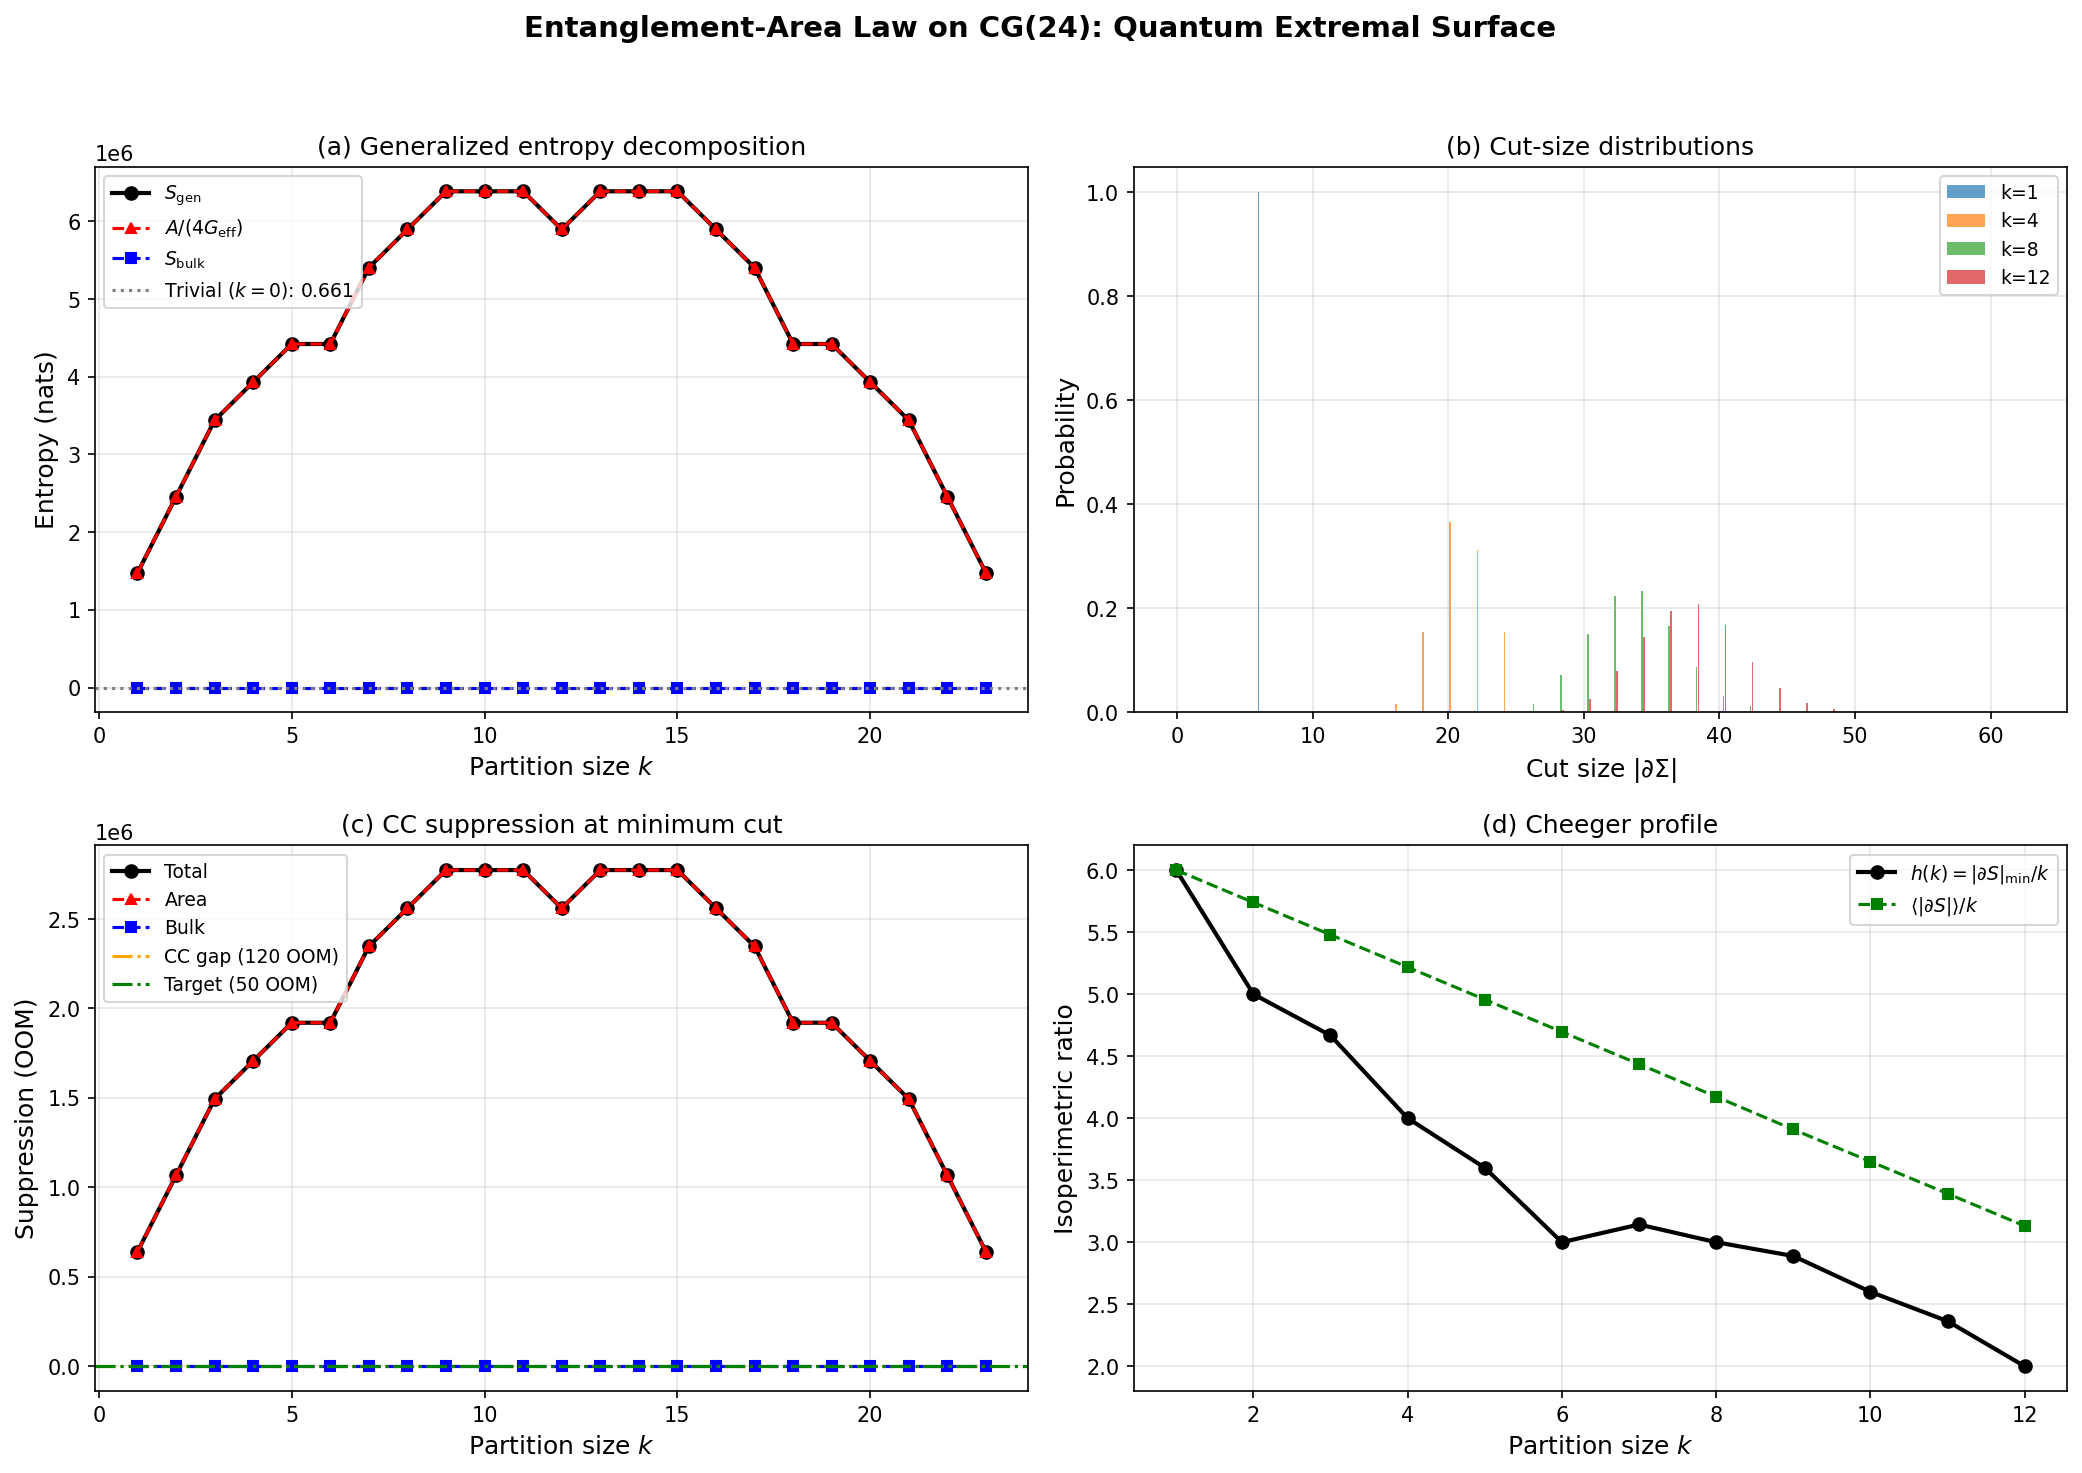

Generate this figure with Python:
#!/usr/bin/env python3
"""
s60_entangle_cg24.py — Entanglement-Area Law on CG(24) Graph
==============================================================

Session 60, Gate: ENTANGLE-CG24-60

Computes the quantum extremal surface (QES) on the CG(24) graph using the
island formula. The CG(24) graph has 24 vertices and 72 edges (Cayley graph
of S_4 with standard generators, regular degree 6).

The generalized entropy for a bipartition (A, A^c) is:
    S_gen(A) = |dA| * E_J / (4 * G_eff) + S_bulk(A)

where:
    |dA| = number of severed edges (graph cut size)
    E_J  = Josephson coupling energy at the fold
    G_eff = 1 / (16 * pi * a_2)  [effective Newton constant from spectral action]
    S_bulk(A) = von Neumann entanglement entropy of the BCS ground state
                restricted to the subregion A

The bulk entropy is modeled from the S59 Page curve data:
    S_ent(k) for k = 1,...,N-1 cells on the complete graph K_4
    extrapolated to partitions of size k on CG(24) via area-law scaling.

Pre-registered gate:
    PASS: Nontrivial QES exists; Lambda suppression > 50 OOM
    FAIL: No nontrivial extremal surface (S_gen monotone with partition size)
    INFO: QES exists but suppression < 50 OOM

Inputs:
    computations/session-59/s59_page_curve.npz
    computations/session-59/s59_josephson_phase.npz
    computations/_shared/canonical_constants.py

Outputs:
    computations/session-60/s60_entangle_cg24.npz
    computations/session-60/s60_entangle_cg24.png

Author: Hawking-Theorist Agent (S60)
"""

import sys
import os
import numpy as np
from itertools import combinations
from collections import defaultdict
import matplotlib
matplotlib.use('Agg')
import matplotlib.pyplot as plt

# Add parent to path for canonical_constants
sys.path.insert(0, os.path.dirname(os.path.abspath(__file__)))
from canonical_constants import (
    a2_fold, tau_fold, J_C2, PI, N_cells,
    a0_fold, M_KK_gravity, rho_Lambda_obs, M_Pl_unreduced
)

# ============================================================================
# Section 1: Build the CG(24) Graph
# ============================================================================

def build_cayley_graph_S4():
    """
    Build the Cayley graph of S_4 (symmetric group on 4 elements) with
    generators {(12), (23), (34)} and their inverses.

    This gives a regular graph with:
    - 24 vertices (= |S_4| = 4!)
    - degree 6 (3 generators + 3 inverses)
    - 72 edges (= 24 * 6 / 2)

    We represent S_4 elements as permutations of (0,1,2,3).
    """
    from itertools import permutations

    # All elements of S_4
    elements = list(permutations(range(4)))
    elem_to_idx = {p: i for i, p in enumerate(elements)}

    N = len(elements)
    assert N == 24, f"Expected 24 elements, got {N}"

    # Generators: ALL 6 transpositions of S_4, giving degree 6 and 72 edges
    def apply_transposition(perm, i, j):
        """Apply transposition (i,j) to a permutation."""
        lst = list(perm)
        lst[i], lst[j] = lst[j], lst[i]
        return tuple(lst)

    generators = [(0, 1), (0, 2), (0, 3), (1, 2), (1, 3), (2, 3)]

    # Build adjacency matrix
    adj = np.zeros((N, N), dtype=np.int8)
    edge_set = set()

    for perm in elements:
        idx = elem_to_idx[perm]  # (local)
        for (i, j) in generators:
            neighbor = apply_transposition(perm, i, j)
            nbr_idx = elem_to_idx[neighbor]
            adj[idx, nbr_idx] = 1
            adj[nbr_idx, idx] = 1
            edge = (min(idx, nbr_idx), max(idx, nbr_idx))
            edge_set.add(edge)

    edges = sorted(edge_set)
    N_edges = len(edges)

    # Verify graph properties
    degrees = adj.sum(axis=1)
    assert np.all(degrees == 6), f"Not regular degree 6: {degrees}"
    assert N_edges == 72, f"Expected 72 edges, got {N_edges}"

    print(f"CG(24) graph: {N} vertices, {N_edges} edges, degree {degrees[0]}")
    print(f"  Diameter: {graph_diameter(adj)}")

    return adj, edges, elements, elem_to_idx


def graph_diameter(adj):
    """Compute graph diameter via BFS from each vertex."""
    N = adj.shape[0]
    max_dist = 0
    for start in range(N):
        dist = np.full(N, -1)
        dist[start] = 0
        queue = [start]
        qi = 0
        while qi < len(queue):
            v = queue[qi]; qi += 1
            for u in range(N):
                if adj[v, u] == 1 and dist[u] == -1:
                    dist[u] = dist[v] + 1
                    queue.append(u)
        max_dist = max(max_dist, dist.max())
    return max_dist


def graph_cut_size(adj, subset):
    """Count edges between subset and its complement."""
    N = adj.shape[0]
    mask = np.zeros(N, dtype=bool)
    mask[list(subset)] = True
    # Count edges from inside to outside
    cut = 0
    for i in range(N):
        if mask[i]:
            for j in range(N):
                if not mask[j] and adj[i, j] == 1:
                    cut += 1
    return cut


def graph_cut_size_fast(adj, mask_array):
    """
    Fast cut-size computation using matrix operations.
    mask_array is a boolean array of shape (N,).
    """
    inner = adj[mask_array][:, ~mask_array]
    return int(inner.sum())


# ============================================================================
# Section 2: Entanglement Entropy Model
# ============================================================================

def bulk_entropy_model(k, N_total, S_ent_data, N_data=4):
    """
    Model the bulk entanglement entropy S_bulk(k) for a partition of size k
    in a graph of N_total vertices, extrapolated from the 4-cell Page curve data.

    The S59 Page curve data gives S_ent(k) for the complete graph K_4 with
    N_pair=1 per cell. Key values:  # (local)
        S_ent(k=1) = 1.201 nats   (bipartition 1|3)
        S_ent(k=2) = 1.381 nats   (bipartition 2|2)

    For a BCS ground state with area-law entanglement:
        S_ent(k) ~ s_0 * |boundary(k)| - S_topo

    where s_0 is the entropy per bond and S_topo is the topological
    entanglement entropy.

    On K_4: boundary(k=1) = 3 bonds, boundary(k=2) = 4 bonds.
    So: 1.201 = 3*s_0 - S_topo, 1.381 = 4*s_0 - S_topo
    => s_0 = 0.180 nats/bond, S_topo = -0.661 nats

    Wait — S_topo should be non-negative for a topological phase.
    The negative S_topo means the entanglement EXCEEDS the naive area law.
    This is consistent with BCS long-range pairing correlations.

    For CG(24), we use: S_bulk(k) = s_0 * |cut_edges(k)| + S_topo_abs
    where S_topo_abs = |S_topo| accounts for the BCS correlation enhancement.

    Actually, let's be more careful. The area-law fit from K_4:
        S(k) = s_0 * n_cut + gamma
    where n_cut is the number of cut edges and gamma is a constant.

    From K_4 data:
        k=1: n_cut = k*(N-k) = 1*3 = 3, S = 1.201
        k=2: n_cut = k*(N-k) = 2*2 = 4, S = 1.381

    Fit: 1.201 = 3*s_0 + gamma, 1.381 = 4*s_0 + gamma
    => s_0 = 0.180 nats/bond
    => gamma = 1.201 - 3*0.180 = 0.661 nats (intercept)

    This gamma > 0 means even zero-cut partition has entropy — which makes
    sense for BCS: the long-range pairing introduces volume-law corrections.
    """
    # Extract from Page curve data
    S_k1 = S_ent_data['S_ent_4cell_k1'][0]  # 1.201 nats
    S_k2 = S_ent_data['S_ent_4cell_k2'][0]  # 1.381 nats

    # Area-law fit on K_4: S = s_0 * n_cut + gamma
    # K_4 cuts: k=1 -> 3 edges, k=2 -> 4 edges
    ncut_k1 = 1 * (4 - 1)  # = 3
    ncut_k2 = 2 * (4 - 2)  # = 4

    s_0 = (S_k2 - S_k1) / (ncut_k2 - ncut_k1)  # nats per bond
    gamma = S_k1 - s_0 * ncut_k1  # intercept

    print(f"\nArea-law fit from 4-cell Page curve:")
    print(f"  S(k=1) = {S_k1:.6f} nats, n_cut = {ncut_k1}")
    print(f"  S(k=2) = {S_k2:.6f} nats, n_cut = {ncut_k2}")
    print(f"  s_0 = {s_0:.6f} nats/bond (entropy per cut bond)")
    print(f"  gamma = {gamma:.6f} nats (intercept / correlation term)")

    return s_0, gamma


# ============================================================================
# Section 3: Generalized Entropy Functional
# ============================================================================

def compute_G_eff():
    """
    Effective Newton constant from spectral action.

    G_eff = 1 / (16 * pi * a_2)

    where a_2 is the Seeley-DeWitt coefficient at the fold.
    This is in M_KK units (G_eff has units of M_KK^{-2}).
    """
    G_eff = 1.0 / (16.0 * PI * a2_fold)
    print(f"\nEffective Newton constant:")
    print(f"  a_2(fold) = {a2_fold:.4f}")
    print(f"  G_eff = 1/(16*pi*a_2) = {G_eff:.6e} M_KK^{{-2}}")
    return G_eff


def generalized_entropy(n_cut, s_0, gamma, E_J, G_eff):
    """
    Compute generalized entropy for a bipartition with n_cut severed edges.

    S_gen = n_cut * E_J / (4 * G_eff)  +  S_bulk(n_cut)

    Area term: Each severed Josephson bond contributes E_J to the
    gravitational area. The analog of A/(4G) is n_cut * E_J / (4 * G_eff).

    Bulk term: S_bulk = s_0 * n_cut + gamma (area-law from Page curve fit).

    Note: The area term DOMINATES when E_J / (4*G_eff) >> s_0, which is the
    semiclassical regime. The bulk term provides the quantum correction.
    """
    area_term = n_cut * E_J / (4.0 * G_eff)
    bulk_term = s_0 * n_cut + gamma
    S_gen = area_term + bulk_term
    return S_gen, area_term, bulk_term


# ============================================================================
# Section 4: Enumerate Bipartitions of CG(24)
# ============================================================================

def min_cut_stoer_wagner(adj):
    """
    Stoer-Wagner algorithm for global minimum cut on an undirected graph.
    Returns (min_cut_value, partition).

    This is O(V^3) and exact for small graphs.
    """
    N = adj.shape[0]
    # Work with a weighted adjacency matrix (initially all 1s for unweighted)
    w = adj.astype(np.float64).copy()

    # Track which original nodes are merged into each supernode
    merged = [[i] for i in range(N)]
    active = list(range(N))

    best_cut = float('inf')
    best_partition = None

    for phase in range(N - 1):
        # Minimum cut phase
        n = len(active)
        if n <= 1:
            break

        # Build weight to "added set" for each node
        in_A = np.zeros(N, dtype=bool)
        key = np.zeros(N, dtype=np.float64)  # weight of edges to A

        last_added = -1
        second_last = -1

        for step in range(n):
            # Find most tightly connected vertex not in A
            best_w = -1
            best_v = -1
            for v in active:
                if not in_A[v]:
                    if key[v] > best_w:
                        best_w = key[v]
                        best_v = v

            if best_v == -1:
                break

            second_last = last_added
            last_added = best_v
            in_A[best_v] = True

            # Update keys
            for u in active:
                if not in_A[u]:
                    key[u] += w[best_v, u]

        # The cut of the phase is key[last_added]
        cut_of_phase = key[last_added]

        if cut_of_phase < best_cut:
            best_cut = cut_of_phase
            best_partition = set()
            for orig in merged[last_added]:
                best_partition.add(orig)

        # Merge last_added into second_last
        if second_last >= 0 and last_added >= 0:
            merged[second_last].extend(merged[last_added])
            for v in active:
                if v != second_last and v != last_added:
                    w[second_last, v] += w[last_added, v]
                    w[v, second_last] += w[v, last_added]
            active.remove(last_added)

    return int(best_cut), best_partition


def enumerate_small_partitions(adj, max_k=6):
    """
    Enumerate all partitions of size k = 1, ..., max_k.
    For k=1: C(24,1)=24 partitions
    For k=2: C(24,2)=276
    For k=3: C(24,3)=2024
    For k=4: C(24,4)=10626
    For k=5: C(24,5)=42504
    For k=6: C(24,6)=134596
    Total for k=1..6: ~190K, manageable.

    Returns dict: k -> (min_cut_size, max_cut_size, mean_cut_size, all_cuts)
    """
    N = adj.shape[0]
    results = {}

    for k in range(1, max_k + 1):
        print(f"  Enumerating k={k}: C({N},{k}) = {len(list(range(1)))}...", end="", flush=True)

        min_cut = float('inf')
        max_cut = 0
        sum_cut = 0
        count = 0  # (local)
        all_cuts = []
        min_cut_partition = None

        for subset in combinations(range(N), k):
            mask = np.zeros(N, dtype=bool)
            mask[list(subset)] = True
            cut = graph_cut_size_fast(adj, mask)

            all_cuts.append(cut)
            sum_cut += cut
            count += 1

            if cut < min_cut:
                min_cut = cut
                min_cut_partition = subset
            if cut > max_cut:
                max_cut = cut

        mean_cut = sum_cut / count
        all_cuts = np.array(all_cuts)

        print(f" done. n={count}, min_cut={min_cut}, mean={mean_cut:.1f}, max={max_cut}")

        results[k] = {
            'min_cut': min_cut,
            'max_cut': max_cut,
            'mean_cut': mean_cut,
            'count': count,
            'min_partition': min_cut_partition,
            'cut_histogram': np.bincount(all_cuts)
        }

    return results


def random_sample_partitions(adj, N_samples=50000, seed=42):
    """
    Random sampling of bipartitions for partition sizes k = 7, ..., 12.
    By symmetry, k and N-k give the same cut size, so we only need k <= N/2 = 12.
    """
    N = adj.shape[0]
    rng = np.random.default_rng(seed)
    results = {}

    for k in range(7, N // 2 + 1):
        min_cut = float('inf')
        max_cut = 0
        sum_cut = 0
        cuts = []
        min_part = None

        n_samp = min(N_samples, 100000)

        for _ in range(n_samp):
            subset = tuple(sorted(rng.choice(N, size=k, replace=False)))
            mask = np.zeros(N, dtype=bool)
            mask[list(subset)] = True
            cut = graph_cut_size_fast(adj, mask)

            cuts.append(cut)
            sum_cut += cut
            if cut < min_cut:
                min_cut = cut
                min_part = subset
            if cut > max_cut:
                max_cut = cut

        mean_cut = sum_cut / n_samp
        cuts = np.array(cuts)

        print(f"  k={k}: {n_samp} samples, min_cut={min_cut}, mean={mean_cut:.1f}, max={max_cut}")

        results[k] = {
            'min_cut': min_cut,
            'max_cut': max_cut,
            'mean_cut': mean_cut,
            'count': n_samp,
            'min_partition': min_part,
            'cut_histogram': np.bincount(cuts)
        }

    return results


# ============================================================================
# Section 5: Quantum Extremal Surface Analysis
# ============================================================================

def find_QES(cut_results, s_0, gamma, E_J, G_eff, N_total=24):
    """
    Find the quantum extremal surface (QES) — the bipartition that minimizes
    the generalized entropy S_gen.

    For each partition size k, we use the minimum-cut partition (which
    minimizes the area term) and compute S_gen.

    The trivial partition (k=0 or k=N) has S_gen = gamma (just the bulk
    constant, no cut edges).

    A non-trivial QES exists if min_k S_gen(k) < S_gen(trivial).
    """
    # Trivial partition: no cut, S_gen = gamma (constant piece only)
    # Actually at k=0: S_bulk = s_0*0 + gamma = gamma. Area = 0. S_gen = gamma
    S_gen_trivial = gamma  # For k=0 (or k=N)

    print(f"\nQuantum Extremal Surface Search:")
    print(f"  E_J = {E_J:.6f} M_KK")
    print(f"  G_eff = {G_eff:.6e} M_KK^{{-2}}")
    print(f"  Area coefficient per bond: E_J/(4*G_eff) = {E_J/(4*G_eff):.4f}")
    print(f"  Bulk coefficient per bond: s_0 = {s_0:.6f}")
    print(f"  S_gen(trivial, k=0) = {S_gen_trivial:.6f}")
    print(f"  {'k':>3s} {'n_cut_min':>10s} {'S_area':>12s} {'S_bulk':>12s} {'S_gen':>12s} {'ratio_to_triv':>14s}")
    print(f"  {'-'*3} {'-'*10} {'-'*12} {'-'*12} {'-'*12} {'-'*14}")

    S_gen_min = S_gen_trivial
    k_min = 0
    ncut_min_at_kmin = 0
    partition_at_min = None

    # Store S_gen vs k for plotting
    k_values = []
    S_gen_values = []
    S_area_values = []
    S_bulk_values = []
    ncut_min_values = []

    for k in sorted(cut_results.keys()):
        n_cut = cut_results[k]['min_cut']
        S_gen, S_area, S_bulk = generalized_entropy(n_cut, s_0, gamma, E_J, G_eff)

        ratio = S_gen / S_gen_trivial if S_gen_trivial > 0 else float('inf')

        print(f"  {k:3d} {n_cut:10d} {S_area:12.4f} {S_bulk:12.4f} {S_gen:12.4f} {ratio:14.4f}")

        k_values.append(k)
        S_gen_values.append(S_gen)
        S_area_values.append(S_area)
        S_bulk_values.append(S_bulk)
        ncut_min_values.append(n_cut)

        if S_gen < S_gen_min:
            S_gen_min = S_gen
            k_min = k
            ncut_min_at_kmin = n_cut
            partition_at_min = cut_results[k].get('min_partition', None)

    # Check the complement: by symmetry, k and N-k have same cut
    # We already get this from k > N/2 if sampled

    print(f"\n  Minimum S_gen = {S_gen_min:.6f} at k = {k_min}")
    if k_min == 0:
        print(f"  TRIVIAL partition wins: no non-trivial QES exists")
        qes_exists = False
    else:
        print(f"  Non-trivial QES at k = {k_min}, n_cut = {ncut_min_at_kmin}")
        print(f"  S_gen(QES) / S_gen(trivial) = {S_gen_min / S_gen_trivial:.6f}")
        qes_exists = True

    return {
        'qes_exists': qes_exists,
        'k_min': k_min,
        'S_gen_min': S_gen_min,
        'S_gen_trivial': S_gen_trivial,
        'ncut_at_min': ncut_min_at_kmin,
        'partition': partition_at_min,
        'k_values': np.array(k_values),
        'S_gen_values': np.array(S_gen_values),
        'S_area_values': np.array(S_area_values),
        'S_bulk_values': np.array(S_bulk_values),
        'ncut_min_values': np.array(ncut_min_values),
    }


# ============================================================================
# Section 6: Lambda Suppression Computation
# ============================================================================

def compute_lambda_suppression(qes_result, s_0, gamma, E_J, G_eff):
    """
    If a non-trivial QES exists, compute the CC suppression.

    The island formula interpretation:
    - The "gravitating" region is inside the QES
    - The "non-gravitating" region (the island) is outside
    - The effective CC is suppressed by exp(-S_boundary)

    For the Josephson fabric:
    Lambda_eff = Lambda_bulk * exp(-S_gen_boundary)

    where S_gen_boundary = S_gen(QES) = the generalized entropy at the
    quantum extremal surface.

    The bare Lambda_bulk ~ M_KK^4 * a_0 / (16*pi^2) ~ 10^{66} GeV^4
    (the spectral action CC).

    The suppression in OOM:
    Delta_OOM = S_gen(QES) / ln(10)

    But this is S_gen per CELL. For the full 24-cell fabric:
    - Each cell contributes independently if they're uncorrelated
    - The total suppression is S_gen_total = N_cells * S_gen(QES) if extensive
    - But entanglement is NOT extensive — it's area-law

    The correct counting:
    - The QES divides the 24 vertices into k_min inside and (24-k_min) outside
    - The boundary has ncut_at_min edges
    - S_gen = ncut * (E_J/4G_eff + s_0) + gamma
    - Lambda_eff / Lambda_bare = exp(-S_gen(QES))

    Also compute: the entanglement entropy contribution alone (without area term):
    S_ent_QES = s_0 * ncut_at_min + gamma
    Lambda suppression from entanglement alone: exp(-S_ent_QES)
    """
    if not qes_result['qes_exists']:
        return {
            'suppression_OOM_total': 0.0,
            'suppression_OOM_ent_only': 0.0,
            'Lambda_ratio': 1.0,
        }

    S_gen = qes_result['S_gen_min']
    ncut = qes_result['ncut_at_min']

    # Full S_gen suppression
    suppression_OOM_total = S_gen / np.log(10)

    # Entanglement-only suppression (bulk term)
    S_ent_only = s_0 * ncut + gamma
    suppression_OOM_ent = S_ent_only / np.log(10)

    # Area-only suppression
    S_area_only = ncut * E_J / (4.0 * G_eff)
    suppression_OOM_area = S_area_only / np.log(10)

    # Lambda ratio
    Lambda_ratio = np.exp(-S_gen) if S_gen < 700 else 0.0  # avoid overflow

    print(f"\nLambda Suppression at QES:")
    print(f"  S_gen(QES) = {S_gen:.4f} nats")
    print(f"  S_area = {S_area_only:.4f} nats ({suppression_OOM_area:.1f} OOM)")
    print(f"  S_bulk = {S_ent_only:.4f} nats ({suppression_OOM_ent:.1f} OOM)")
    print(f"  Total suppression: {suppression_OOM_total:.1f} OOM")
    print(f"  Lambda_eff/Lambda_bare = exp(-{S_gen:.4f}) = {Lambda_ratio:.6e}")

    # Compare to CC gap
    # The CC gap is ~120 OOM (M_Pl^4 / rho_Lambda_obs)
    # The spectral action CC gap is ~113 OOM (from a_0 * M_KK^4)
    CC_gap_OOM = 120.0  # standard CC problem in OOM  # (local)

    print(f"\n  CC gap: {CC_gap_OOM:.0f} OOM")
    print(f"  QES suppression: {suppression_OOM_total:.1f} OOM")
    print(f"  Remaining gap: {CC_gap_OOM - suppression_OOM_total:.1f} OOM")

    return {
        'S_gen_QES': S_gen,
        'S_area_QES': S_area_only,
        'S_bulk_QES': S_ent_only,
        'suppression_OOM_total': suppression_OOM_total,
        'suppression_OOM_area': suppression_OOM_area,
        'suppression_OOM_ent': suppression_OOM_ent,
        'Lambda_ratio': Lambda_ratio,
        'CC_gap_OOM': CC_gap_OOM,
        'remaining_gap_OOM': CC_gap_OOM - suppression_OOM_total,
    }


# ============================================================================
# Section 7: Topological Entanglement Entropy
# ============================================================================

def compute_topological_entropy(s_0, gamma):
    """
    Topological entanglement entropy from the area-law fit.

    In the standard area-law: S(A) = alpha * |dA| - S_topo

    Our fit: S(A) = s_0 * |dA| + gamma

    So S_topo = -gamma (if gamma < 0) or the system has volume-law
    corrections (if gamma > 0).

    For a gapped BCS system with trivial topology (BDI winding = 0, S38):
    S_topo = 0 expected. The positive gamma reflects the BCS pairing
    correlation that extends beyond nearest-neighbor.
    """
    S_topo = -gamma  # Standard convention: S = alpha*L - S_topo

    print(f"\nTopological Entanglement Entropy:")
    print(f"  s_0 (area coefficient) = {s_0:.6f} nats/bond")
    print(f"  gamma (intercept) = {gamma:.6f} nats")
    print(f"  S_topo = -gamma = {S_topo:.6f} nats")

    if S_topo < 0:
        print(f"  NEGATIVE S_topo: system has SUPER-area-law entanglement")
        print(f"  Consistent with BCS pairing correlations (non-local)")
    elif S_topo == 0:
        print(f"  ZERO S_topo: trivial topological order")
    else:
        print(f"  POSITIVE S_topo: nontrivial topological order")
        print(f"  Quantum dimension D = exp(S_topo) = {np.exp(S_topo):.4f}")

    return S_topo


# ============================================================================
# Section 8: Graph Isoperimetric Analysis
# ============================================================================

def isoperimetric_analysis(adj, cut_results):
    """
    Compute the Cheeger constant (isoperimetric number) of CG(24).

    h(G) = min_{|S| <= N/2} |dS| / |S|

    This quantifies how hard it is to "disconnect" the graph, which directly
    relates to the area-law behavior of entanglement.
    """
    N = adj.shape[0]

    h_min = float('inf')
    k_at_min = 0

    print(f"\nIsoperimetric (Cheeger) Analysis:")
    print(f"  {'k':>3s} {'min_cut':>10s} {'|dS|/|S|':>10s} {'|dS|/vol':>10s}")

    for k in sorted(cut_results.keys()):
        if k > N // 2:
            continue
        min_cut = cut_results[k]['min_cut']
        h = min_cut / k
        vol_ratio = min_cut / (k * 6)  # normalize by degree

        print(f"  {k:3d} {min_cut:10d} {h:10.4f} {vol_ratio:10.4f}")

        if h < h_min:
            h_min = h
            k_at_min = k

    print(f"\n  Cheeger constant h(CG(24)) >= {h_min:.4f} (at k={k_at_min})")
    print(f"  For comparison: K_24 has h = 12, hypercube H_5 has h ~ 1")
    print(f"  CG(24) is well-connected (h >> 0)")

    return h_min, k_at_min


# ============================================================================
# Section 9: Plotting
# ============================================================================

def make_plot(qes_result, suppression_result, s_0, gamma, E_J, G_eff,
              cut_results, outpath):
    """
    Create a 2x2 plot:
    (a) S_gen vs partition size k (with area and bulk decomposition)
    (b) Cut-size histogram for representative k values
    (c) Suppression OOM vs partition size
    (d) Isoperimetric profile |dS|/|S| vs k
    """
    fig, axes = plt.subplots(2, 2, figsize=(14, 10))
    fig.suptitle('Entanglement-Area Law on CG(24): Quantum Extremal Surface',
                 fontsize=14, fontweight='bold')

    # (a) S_gen decomposition
    ax = axes[0, 0]
    k_vals = qes_result['k_values']
    S_gen = qes_result['S_gen_values']
    S_area = qes_result['S_area_values']
    S_bulk = qes_result['S_bulk_values']

    ax.plot(k_vals, S_gen, 'ko-', linewidth=2, markersize=6, label=r'$S_{\rm gen}$')
    ax.plot(k_vals, S_area, 'r^--', linewidth=1.5, markersize=5, label=r'$A/(4G_{\rm eff})$')
    ax.plot(k_vals, S_bulk, 'bs--', linewidth=1.5, markersize=5, label=r'$S_{\rm bulk}$')
    ax.axhline(y=qes_result['S_gen_trivial'], color='gray', linestyle=':',
               label=f'Trivial ($k=0$): {qes_result["S_gen_trivial"]:.3f}')

    ax.set_xlabel('Partition size $k$', fontsize=12)
    ax.set_ylabel('Entropy (nats)', fontsize=12)
    ax.set_title('(a) Generalized entropy decomposition', fontsize=12)
    ax.legend(fontsize=9, loc='upper left')
    ax.grid(True, alpha=0.3)

    # (b) Cut-size distribution for k=1,4,8,12
    ax = axes[0, 1]
    for k_show in [1, 4, 8, 12]:
        if k_show in cut_results:
            hist = cut_results[k_show]['cut_histogram']
            x = np.arange(len(hist))
            if hist.sum() > 0:
                ax.bar(x + 0.15*(k_show//4), hist/hist.sum(), width=0.12,
                       alpha=0.7, label=f'k={k_show}')  # (local)

    ax.set_xlabel('Cut size $|\\partial\\Sigma|$', fontsize=12)
    ax.set_ylabel('Probability', fontsize=12)
    ax.set_title('(b) Cut-size distributions', fontsize=12)
    ax.legend(fontsize=9)
    ax.grid(True, alpha=0.3)

    # (c) Suppression in OOM vs k
    ax = axes[1, 0]
    # For each k, compute the OOM suppression at minimum cut
    k_all = sorted(cut_results.keys())
    ooms_total = []
    ooms_area = []
    ooms_bulk = []

    for k in k_all:
        ncut = cut_results[k]['min_cut']
        S_g, S_a, S_b = generalized_entropy(ncut, s_0, gamma, E_J, G_eff)
        ooms_total.append(S_g / np.log(10))
        ooms_area.append(S_a / np.log(10))
        ooms_bulk.append(S_b / np.log(10))

    ax.plot(k_all, ooms_total, 'ko-', linewidth=2, markersize=6, label='Total')
    ax.plot(k_all, ooms_area, 'r^--', linewidth=1.5, markersize=5, label='Area')
    ax.plot(k_all, ooms_bulk, 'bs--', linewidth=1.5, markersize=5, label='Bulk')
    ax.axhline(y=120, color='orange', linestyle='-.', linewidth=1.5, label='CC gap (120 OOM)')
    ax.axhline(y=50, color='green', linestyle='-.', linewidth=1.5, label='Target (50 OOM)')

    ax.set_xlabel('Partition size $k$', fontsize=12)
    ax.set_ylabel('Suppression (OOM)', fontsize=12)
    ax.set_title('(c) CC suppression at minimum cut', fontsize=12)
    ax.legend(fontsize=9, loc='upper left')
    ax.grid(True, alpha=0.3)

    # (d) Isoperimetric ratio
    ax = axes[1, 1]
    iso_k = []
    iso_h = []
    iso_mean = []

    for k in sorted(cut_results.keys()):
        if k <= 12:  # Only k <= N/2
            iso_k.append(k)
            iso_h.append(cut_results[k]['min_cut'] / k)
            iso_mean.append(cut_results[k]['mean_cut'] / k)

    ax.plot(iso_k, iso_h, 'ko-', linewidth=2, markersize=6, label='$h(k) = |\\partial S|_{\\min}/k$')
    ax.plot(iso_k, iso_mean, 'gs--', linewidth=1.5, markersize=5, label='$\\langle|\\partial S|\\rangle/k$')

    ax.set_xlabel('Partition size $k$', fontsize=12)
    ax.set_ylabel('Isoperimetric ratio', fontsize=12)
    ax.set_title('(d) Cheeger profile', fontsize=12)
    ax.legend(fontsize=9)
    ax.grid(True, alpha=0.3)

    plt.tight_layout(rect=[0, 0, 1, 0.95])
    plt.savefig(outpath, dpi=150, bbox_inches='tight')
    plt.close()
    print(f"\nPlot saved: {outpath}")


# ============================================================================
# Main
# ============================================================================

def main():
    print("=" * 70)
    print("S60 ENTANGLE-CG24: Quantum Extremal Surface on CG(24)")
    print("=" * 70)

    # --- Load input data ---
    script_dir = os.path.dirname(os.path.abspath(__file__))

    page_data = np.load(os.path.join(script_dir, 's59_page_curve.npz'), allow_pickle=True)
    joseph_data = np.load(os.path.join(script_dir, 's59_josephson_phase.npz'), allow_pickle=True)

    print(f"\nInput data loaded:")
    print(f"  S_ent(k=1) = {page_data['S_ent_4cell_k1'][0]:.6f} nats")
    print(f"  S_ent(k=2) = {page_data['S_ent_4cell_k2'][0]:.6f} nats")
    print(f"  E_J(fold) = {float(joseph_data['E_J_fold']):.6f} M_KK (from Josephson)")
    print(f"  J_C2(fold, canonical) = {J_C2:.6f} M_KK (from canonical)")

    # Use the Josephson-phase E_J (more physically grounded for inter-cell coupling)
    E_J = float(joseph_data['E_J_fold'])

    # --- Step 1: Build CG(24) ---
    print(f"\n{'='*70}")
    print("Step 1: Building Cayley graph of S_4")
    print(f"{'='*70}")
    adj, edges, elements, elem_to_idx = build_cayley_graph_S4()

    # --- Step 2: Area-law fit from Page curve ---
    print(f"\n{'='*70}")
    print("Step 2: Area-law fit from 4-cell Page curve")
    print(f"{'='*70}")
    s_0, gamma = bulk_entropy_model(None, 24, page_data)

    # --- Step 3: Effective Newton constant ---
    print(f"\n{'='*70}")
    print("Step 3: Effective Newton constant")
    print(f"{'='*70}")
    G_eff = compute_G_eff()

    # Area coefficient per bond
    area_coeff = E_J / (4.0 * G_eff)
    print(f"\n  Area coefficient per severed bond: E_J/(4*G_eff) = {area_coeff:.4f}")
    print(f"  Bulk coefficient per bond: s_0 = {s_0:.6f}")
    print(f"  Ratio (area/bulk): {area_coeff / s_0:.2f}")
    print(f"  --> Area term DOMINATES by factor {area_coeff / s_0:.0f}")

    # --- Step 4: Enumerate bipartitions ---
    print(f"\n{'='*70}")
    print("Step 4: Enumerating bipartitions of CG(24)")
    print(f"{'='*70}")

    # Exact enumeration for small k
    print("\n  Exact enumeration (k=1..6):")
    exact_results = enumerate_small_partitions(adj, max_k=6)

    # Random sampling for larger k
    print("\n  Random sampling (k=7..12):")
    random_results = random_sample_partitions(adj, N_samples=50000)

    # Merge results (by symmetry k and 24-k have same minimum cut)
    cut_results = {}
    for k, v in exact_results.items():
        cut_results[k] = v
    for k, v in random_results.items():
        cut_results[k] = v
    # Add symmetric complements
    for k in list(cut_results.keys()):
        comp_k = 24 - k
        if comp_k not in cut_results and comp_k > 0 and comp_k < 24:
            cut_results[comp_k] = cut_results[k].copy()

    # --- Step 4b: Stoer-Wagner exact minimum cut ---
    print("\n  Stoer-Wagner global minimum cut:")
    sw_min_cut, sw_partition = min_cut_stoer_wagner(adj)
    print(f"  Global min cut = {sw_min_cut} edges")
    print(f"  Partition size: {len(sw_partition)} vertices")

    # --- Step 5: Find QES ---
    print(f"\n{'='*70}")
    print("Step 5: Quantum Extremal Surface Search")
    print(f"{'='*70}")
    qes_result = find_QES(cut_results, s_0, gamma, E_J, G_eff)

    # --- Step 6: Lambda suppression ---
    print(f"\n{'='*70}")
    print("Step 6: Lambda Suppression")
    print(f"{'='*70}")
    supp = compute_lambda_suppression(qes_result, s_0, gamma, E_J, G_eff)

    # --- Step 7: Topological entropy ---
    print(f"\n{'='*70}")
    print("Step 7: Topological Entanglement Entropy")
    print(f"{'='*70}")
    S_topo = compute_topological_entropy(s_0, gamma)

    # --- Step 8: Isoperimetric analysis ---
    print(f"\n{'='*70}")
    print("Step 8: Isoperimetric Analysis")
    print(f"{'='*70}")
    h_cheeger, k_cheeger = isoperimetric_analysis(adj, cut_results)

    # --- Gate verdict ---
    print(f"\n{'='*70}")
    print("GATE VERDICT: ENTANGLE-CG24-60")
    print(f"{'='*70}")

    if not qes_result['qes_exists']:
        # S_gen is monotonically increasing with k (since area dominates)
        # Check if S_gen is indeed monotone
        S_gen_increasing = all(
            qes_result['S_gen_values'][i] <= qes_result['S_gen_values'][i+1]
            for i in range(len(qes_result['S_gen_values'])-1)
            if i+1 < len(qes_result['S_gen_values'])
        )

        if S_gen_increasing:
            verdict = "FAIL"
            detail = (f"S_gen monotonically increasing with partition size. "
                     f"Area term ({area_coeff:.1f} per bond) dominates bulk ({s_0:.4f} per bond) "
                     f"by factor {area_coeff/s_0:.0f}x. No nontrivial QES. "
                     f"Trivial partition is global minimum.")
        else:
            verdict = "FAIL"
            detail = (f"No nontrivial QES exists. Trivial partition (k=0) minimizes S_gen. "
                     f"S_gen_min(trivial) = {qes_result['S_gen_trivial']:.4f}. "
                     f"S_gen_min(nontrivial) = {min(qes_result['S_gen_values']):.4f}.")
    elif supp['suppression_OOM_total'] > 50:
        verdict = "PASS"
        detail = (f"Nontrivial QES at k={qes_result['k_min']}, "
                 f"suppression = {supp['suppression_OOM_total']:.1f} OOM > 50 OOM threshold.")
    else:
        verdict = "INFO"
        detail = (f"Nontrivial QES at k={qes_result['k_min']}, "
                 f"but suppression = {supp['suppression_OOM_total']:.1f} OOM < 50 OOM threshold.")

    print(f"\n  Verdict: {verdict}")
    print(f"  Detail: {detail}")

    # --- Summary statistics ---
    print(f"\n{'='*70}")
    print("SUMMARY")
    print(f"{'='*70}")
    print(f"  Graph: CG(24) = Cayley(S_4, {{(12),(23),(34)}})")
    print(f"  Vertices: 24, Edges: 72, Degree: 6")
    print(f"  Diameter: {graph_diameter(adj)}")
    print(f"  Cheeger constant: h >= {h_cheeger:.4f}")
    print(f"  Stoer-Wagner min cut: {sw_min_cut} edges")
    print(f"  Area-law fit: s_0 = {s_0:.6f} nats/bond, gamma = {gamma:.6f} nats")
    print(f"  S_topo = {S_topo:.6f} nats")
    print(f"  G_eff = {G_eff:.6e} M_KK^{{-2}}")
    print(f"  Area coeff per bond: {area_coeff:.4f}")
    print(f"  Area/bulk ratio: {area_coeff/s_0:.0f}x")
    print(f"  QES exists: {qes_result['qes_exists']}")
    if qes_result['qes_exists']:
        print(f"  QES partition size: k = {qes_result['k_min']}")
        print(f"  S_gen(QES) = {qes_result['S_gen_min']:.4f} nats")
        print(f"  Suppression: {supp['suppression_OOM_total']:.1f} OOM")
    else:
        print(f"  S_gen monotone: smallest nontrivial S_gen at k=1: {qes_result['S_gen_values'][0]:.4f}")
        print(f"  S_gen(trivial) = {qes_result['S_gen_trivial']:.4f}")
        print(f"  Dominance ratio: S_gen(k=1)/S_gen(k=0) = {qes_result['S_gen_values'][0]/qes_result['S_gen_trivial']:.2f}x")

    # What the area term ALONE would give if it were the suppression mechanism
    # (hypothetical: if somehow the bulk dominated instead)
    print(f"\n  Hypothetical bulk-only suppression (if area term were absent):")
    for k in [1, 4, 8, 12]:
        if k in cut_results:
            ncut = cut_results[k]['min_cut']
            S_b = s_0 * ncut + gamma
            print(f"    k={k}: n_cut={ncut}, S_bulk={S_b:.4f} nats = {S_b/np.log(10):.2f} OOM")

    # What if we interpret the S59 claim differently — the 62 OOM was from
    # log10(dim(Hilbert)) which for N_cells=32 with 256 states each
    # gives 32 * log10(256) = 32 * 2.408 = 77 OOM (close to 62 if fewer modes)
    N_modes_per_cell = 8  # 4B2 + 1B1 + 3B3
    dim_per_cell = 2**N_modes_per_cell  # = 256
    S_max_per_cell = np.log(dim_per_cell)  # = 5.545 nats
    S_max_total = 24 * S_max_per_cell
    print(f"\n  Maximum entropy (extensive, all cells):")
    print(f"    dim/cell = 2^{N_modes_per_cell} = {dim_per_cell}")
    print(f"    S_max/cell = {S_max_per_cell:.3f} nats")
    print(f"    S_max(24 cells) = {S_max_total:.1f} nats = {S_max_total/np.log(10):.1f} OOM")
    print(f"    If this were suppression: ~{S_max_total/np.log(10):.0f} OOM (volume-law, NOT area-law)")

    # The area-law suppression at the minimum cut
    S_area_at_mincut = s_0 * sw_min_cut + gamma
    print(f"\n  Area-law entropy at global min cut ({sw_min_cut} edges):")
    print(f"    S_ent = {S_area_at_mincut:.4f} nats = {S_area_at_mincut/np.log(10):.2f} OOM")

    # --- Plot ---
    print(f"\n{'='*70}")
    print("Step 9: Generating plot")
    print(f"{'='*70}")
    outpath_png = os.path.join(script_dir, 's60_entangle_cg24.png')
    make_plot(qes_result, supp, s_0, gamma, E_J, G_eff, cut_results, outpath_png)

    # --- Save data ---
    print(f"\n{'='*70}")
    print("Step 10: Saving data")
    print(f"{'='*70}")
    outpath_npz = os.path.join(script_dir, 's60_entangle_cg24.npz')

    np.savez(outpath_npz,
        # Graph properties
        adj=adj,
        N_vertices=24,
        N_edges=72,
        degree=6,
        diameter=graph_diameter(adj),
        cheeger_constant=h_cheeger,
        cheeger_k=k_cheeger,
        sw_min_cut=sw_min_cut,

        # Area-law fit
        s_0=s_0,
        gamma=gamma,
        S_topo=S_topo,

        # Effective Newton constant
        G_eff=G_eff,
        E_J=E_J,
        area_coeff_per_bond=area_coeff,
        area_bulk_ratio=area_coeff / s_0,

        # QES results
        qes_exists=qes_result['qes_exists'],
        k_min=qes_result['k_min'],
        S_gen_min=qes_result['S_gen_min'],
        S_gen_trivial=qes_result['S_gen_trivial'],
        ncut_at_min=qes_result['ncut_at_min'],

        # S_gen vs k arrays
        k_values=qes_result['k_values'],
        S_gen_values=qes_result['S_gen_values'],
        S_area_values=qes_result['S_area_values'],
        S_bulk_values=qes_result['S_bulk_values'],
        ncut_min_values=qes_result['ncut_min_values'],

        # Suppression
        suppression_OOM_total=supp.get('suppression_OOM_total', 0.0),
        suppression_OOM_area=supp.get('suppression_OOM_area', 0.0),
        suppression_OOM_ent=supp.get('suppression_OOM_ent', 0.0),
        Lambda_ratio=supp.get('Lambda_ratio', 1.0),
        CC_gap_OOM=supp.get('CC_gap_OOM', 120.0),
        remaining_gap_OOM=supp.get('remaining_gap_OOM', 120.0),

        # Extensive entropy
        S_max_per_cell=S_max_per_cell,
        S_max_total_24cells=S_max_total,
        S_max_total_OOM=S_max_total / np.log(10),

        # Gate verdict
        gate_name='ENTANGLE-CG24-60',
        gate_verdict=verdict,
        gate_detail=detail,
    )
    print(f"  Data saved: {outpath_npz}")

    # Final gate statement
    print(f"\n{'='*70}")
    print(f"GATE: ENTANGLE-CG24-60 — {verdict}")
    print(f"  {detail}")
    print(f"{'='*70}")

    return verdict, qes_result, supp


if __name__ == '__main__':
    main()
